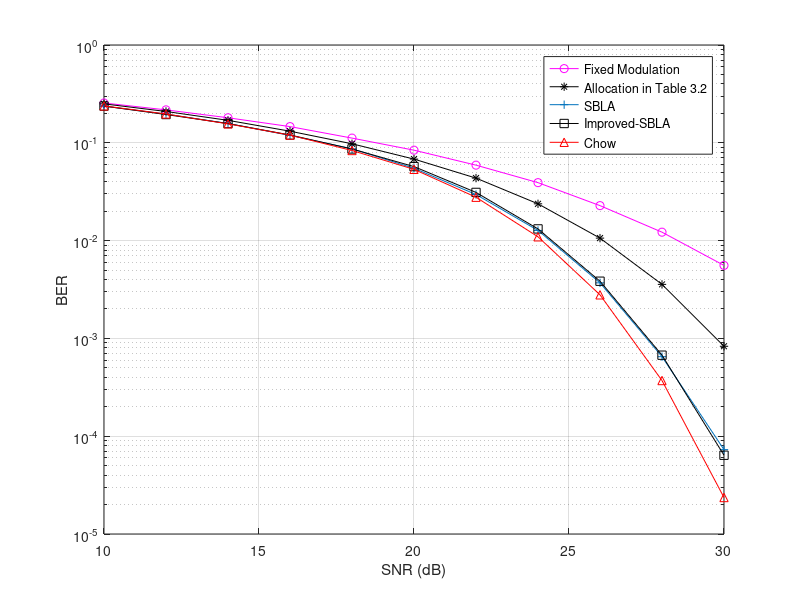
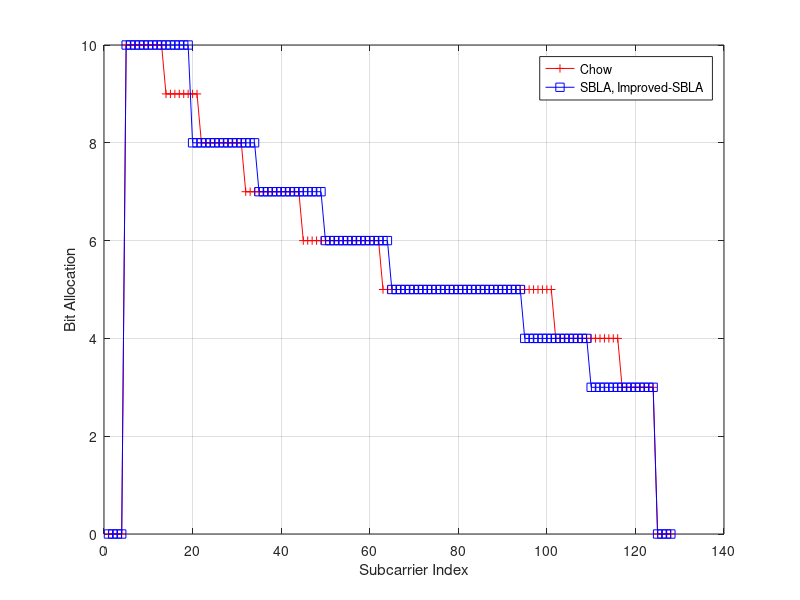
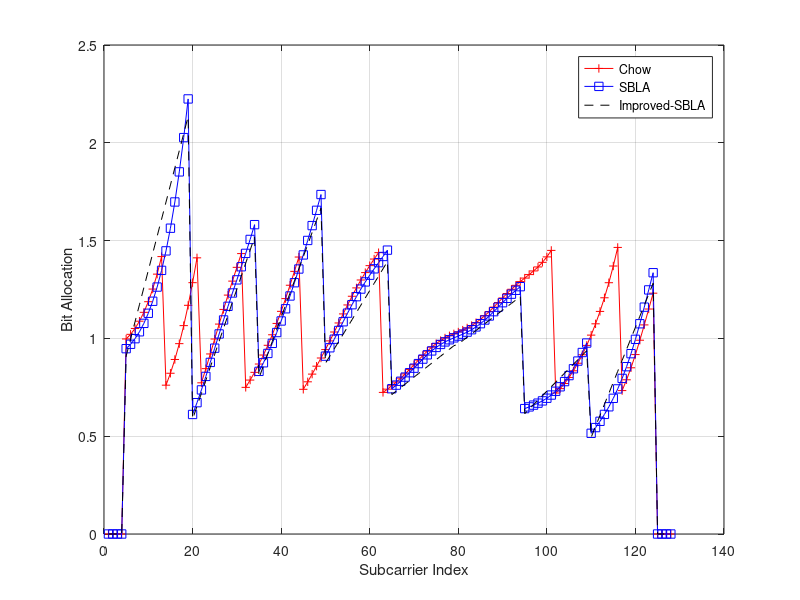

The MATLAB script that drew these images, in order:
clear all;close all;clc;


load BER_SBLA.mat;
SNR = 10:2:30;
figure(1);
semilogy(SNR,BER_Total_avg(:,6),'-om');
hold on;
semilogy(SNR,BER_Total_avg(:,5),'-*k');
semilogy(SNR,BER_Total_avg(:,4),'-+');
semilogy(SNR,BER_Total_avg(:,7),'-sk');
semilogy(SNR,BER_Total_avg(:,2),'-^r');

grid on;
xlabel('SNR (dB)');
ylabel('BER');
legend('Fixed Modulation','Allocation in Table 3.2','SBLA','Improved-SBLA','Chow');

load Result_Chow_SNR_25dB.mat;
load Result_ImprovedSBLA_SNR_25dB.mat;
load Result_SBLA_SNR_25dB.mat;

figure(2);
plot(loadedBit_IDEAL_Chow_SNR_25dB,'-+r');
hold on;
plot(loadedBit_IDEAL_SBLA_SNR_25dB,'-sb');
% plot(loadedBit_IDEAL_ImprovedSBLA_SNR_25dB,'-k');
grid on;
xlabel('Subcarrier Index');
ylabel('Bit Allocation');
legend('Chow','SBLA, Improved-SBLA');
figure(3);
plot(loadedPower_IDEAL_Chow_SNR_25dB,'-+r');
hold on;
plot(loadedPower_IDEAL_SBLA_SNR_25dB,'-sb');
plot(loadedPower_IDEAL_ImprovedSBLA_SNR_25dB,'--k');
grid on;
xlabel('Subcarrier Index');
ylabel('Bit Allocation');
legend('Chow','SBLA','Improved-SBLA');